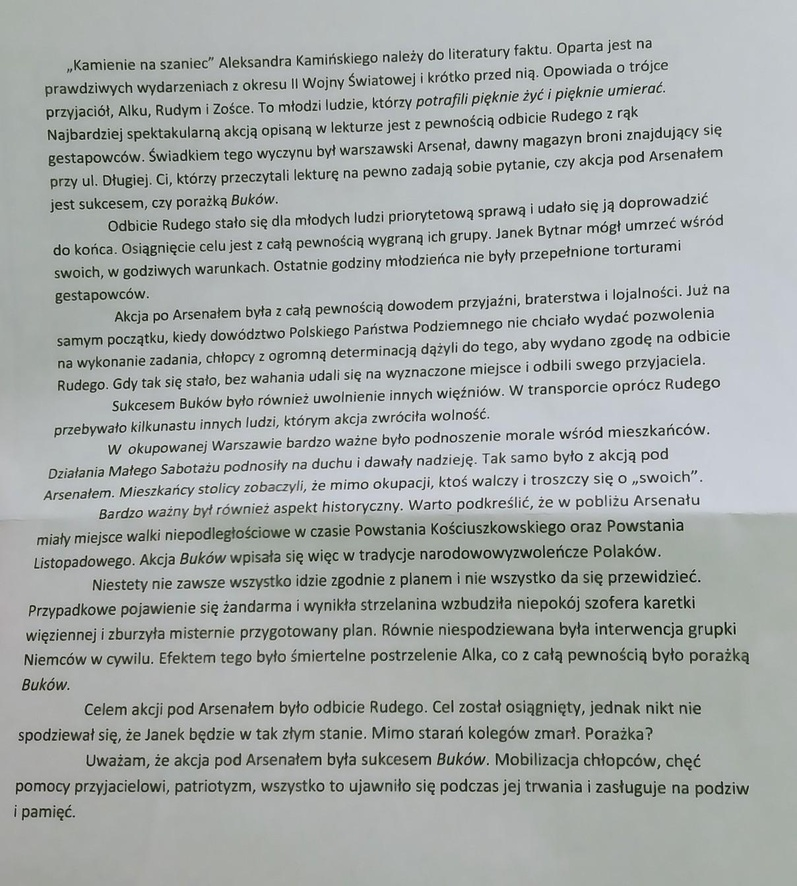
#> input picture ai-path/document-scanner/out/image2.jpg, 797 x 886 px, shrunk from 1208 x 1343 before the run
$ jupyter execute --allow-errors calculating-average-seg.ipynb
#> lines starting #> are read from the running program, lines starting #| are printed output that depends on the picture; after the words box and inside, x2 and y2 are one past the last pixel; in counts of white or black regions, pixels touching at a corner belong together
[cell 1]
import sys
sys.path.insert(1, "/mnt/c/Users/PC/Desktop/wikolego-repository/ai-path/projects/image-to-black-white/src")

[cell 2]
import os
from PIL import Image


# Sciezki folderow
folder_zrodlowy = "../data"
folder_docelowy = "../out"


# Tworzenie folderu docelowego, jesli nie istnieje
if not os.path.exists(folder_docelowy):
    os.makedirs(folder_docelowy)


# Lista rozszerzen plikow do konwersji
rozszerzenia = [".jpg", ".jpeg", ".png"]


# Petla po plikach w folderze zrodlowym
#> (the rest of this cell did not finish here and is left out)

[cell 3]
import cv2
import numpy as np
from matplotlib import pyplot as plt

nazwy_plikow = [
    # "../out/image1.jpg",
    "../out/image2.jpg",
    "../out/image3.jpg",
    "../out/image4.jpg",
    "../out/image5.jpg"
]

kernel1 = np.array([[-1,  -1, -1],
                   [-1,  8,  -1],
                   [-1, -1,  -1]])

kernel2 = np.array([[1,  0, -1],
                    [0,  0,  0],
                    [-1, 0,  1]])


columns = 4
rows = 1

fig = plt.figure(figsize=(16, 8))

images = []

index = 1
for nazwa_pliku in nazwy_plikow:
    if not os.path.exists(nazwa_pliku):
        print("plik", nazwa_pliku, "nie istnieje")
        continue

    img = cv2.imread(nazwa_pliku)
#> img is the input picture: shape (886, 797, 3); mean B, G, R 169.3, 170.9, 166.4
    img = cv2.cvtColor(img, cv2.COLOR_BGR2GRAY)
#> img: shape (886, 797)
#> pass 3 of the loop `for nazwa_pliku in nazwy_plikow:`:
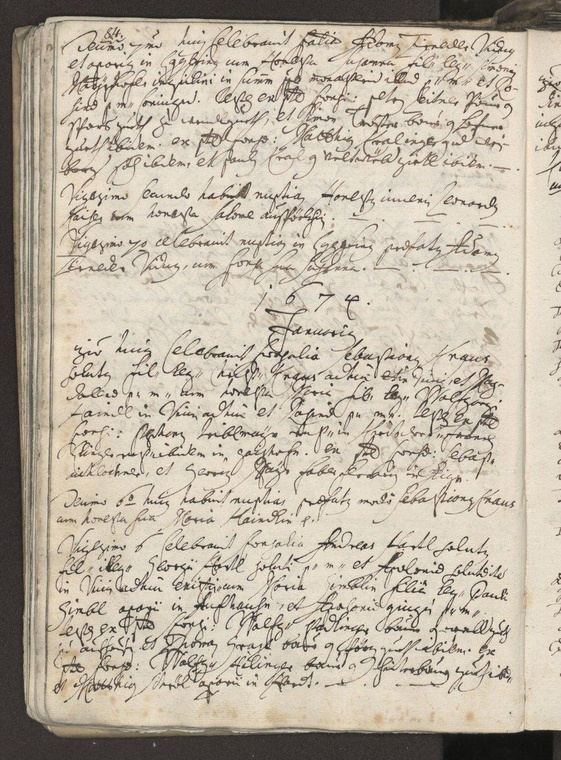
#> input picture ai-path/document-scanner/out/image4.jpg, 561 x 760 px, shrunk from 850 x 1152 before the run
#> img is the input picture: shape (760, 561, 3); mean B, G, R 164.9, 180.2, 190.3
#> `img = cv2.cvtColor(img, cv2.COLOR_BGR2GRAY)`:
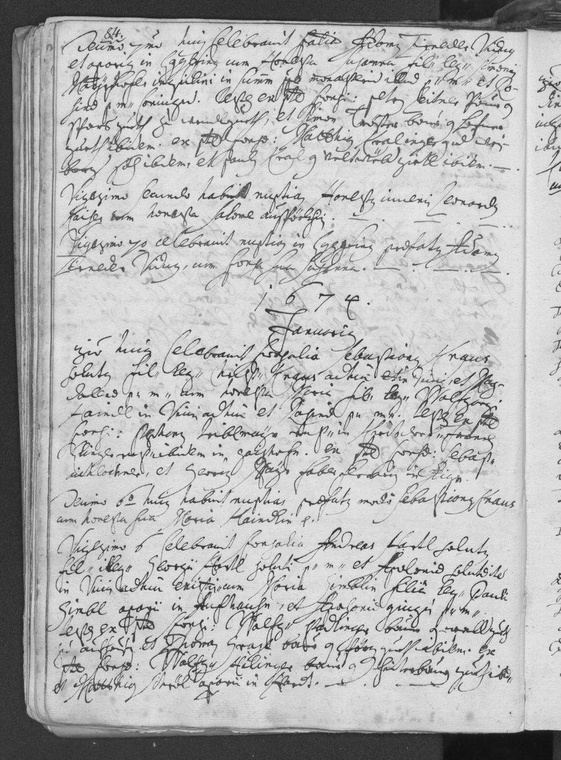
#> img: shape (760, 561); min 11, max 245, mean 181.5
#> the loop made 4 passes; the first 3 are shown
    # img = cv2.filter2D(img, -1, kernel1)

    images.append(img)

    fig.add_subplot(rows, columns, index)
    plt.axis('off')
    plt.imshow(img, cmap=plt.get_cmap('gray'))

    index += 1

plt.show()
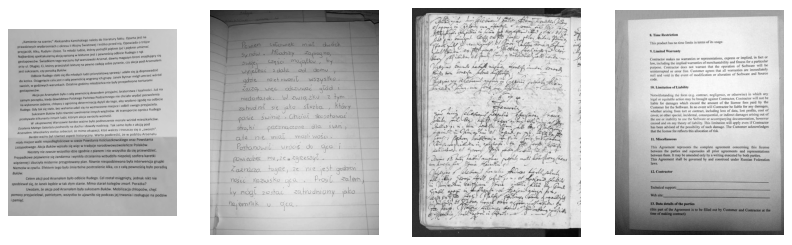
#> figure drawn by matplotlib, 4 panels


# plt.imshow(img, cmap=plt.get_cmap('gray'))

[cell 4]
columns = 4
rows = 1

prog = 127
index = 1
# print(len(images))

fig = plt.figure(figsize=(16, 8))

images_cp = [img.copy() for img in images]

for img in images_cp:
    # histogram = cv2.calcHist([img], [0], None, [256], [0, 256])

    height, width = img.shape
    for r in range(height):
        for c in range(width):
            if img[r, c] <= prog:
                img[r, c] = 0
            else:
                img[r, c] = 255

    fig.add_subplot(rows, columns, index)
    plt.axis('off')
    plt.imshow(img, cmap=plt.get_cmap('gray'))

    index += 1

plt.show()
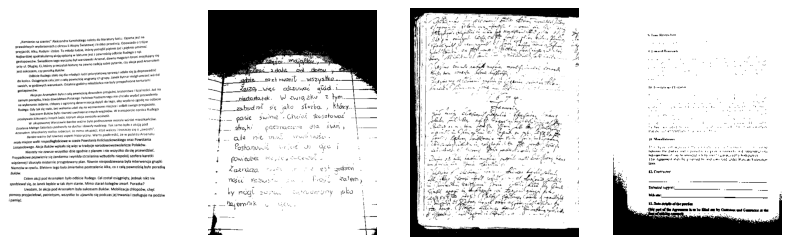
#> figure drawn by matplotlib, 4 panels

[cell 5]
import matplotlib.gridspec as gridspec

image = images[2].copy()
image_height, image_width = image.shape
#> image_height = 760; image_width = 561
higher_value = max(image_height, image_width)
#> higher_value = 760

rows = 10         # related with height
columns = 6      # related with width

fig = plt.figure(figsize=(8 * image_width / higher_value, 8 * image_height / higher_value))
gs = gridspec.GridSpec(rows, columns, figure=fig, wspace=0.3, hspace=0.3)

# image_parts = []
# avg_values = []

print("image sizes")
print(image_width, "-", image_height)
#| 561 - 760
print("_________________")

for r in range(rows):
    r_begin = r * image_height // rows
    r_end = (r + 1) * image_height // rows - 1

    for c in range(columns):
        c_begin = c * image_width // columns
        c_end = (c + 1) * image_width // columns - 1

        image_part = image[r_begin:(r_end + 1), c_begin:(c_end + 1)]

        # print(r_begin, "-", r_end)
        # print(c_begin, "-", c_end)
        # print("_________________")

        el = fig.add_subplot(gs[r, c])
        el.axis('off')
        el.imshow(image_part)
        # [13 lines of commented-out code are left out]

plt.show()
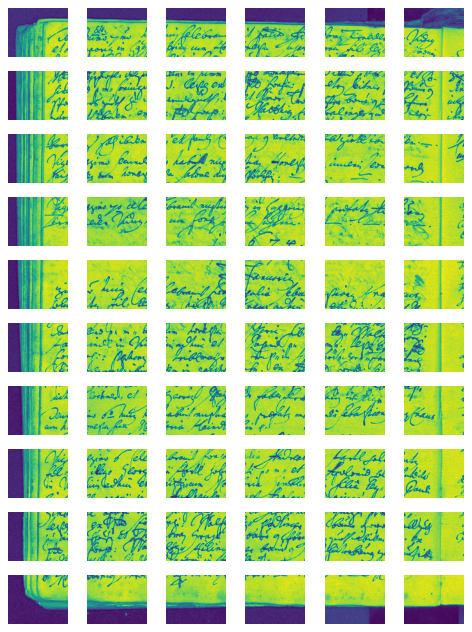
#> figure drawn by matplotlib, 60 panels

[cell 6]
# fig = plt.figure(figsize=(8 * image_width / higher_value, 8 * image_height / higher_value))
fig = plt.figure(figsize=(16, 8))
gs = gridspec.GridSpec(1, 4, figure=fig, wspace=0.3, hspace=0.3)

# print("image sizes")
# print(image_width, "-", image_height)
# print("_________________")

basic_prog = (255 + 0) / 2

image_part_index = 0

def changeImagePart1(image_part, image_rows, image_columns, prog):
    # print(image_part, "-", image_rows, ",", image_columns, ",", prog)
    for r in range(image_rows):
        for c in range(image_columns):
            if (image_part[r, c] <= prog):
                image_part[r, c] = 0
            else:
                image_part[r, c] = 255
    return image_part

def editImage(image, rows, columns):
    image_height, image_width = image.shape

    basic_prog = (255 + 0) / 2
    image_part_index = 0

    for r in range(rows):
        r_begin = r * image_height // rows
        r_end = (r + 1) * image_height // rows - 1

        for c in range(columns):
            c_begin = c * image_width // columns
            c_end = (c + 1) * image_width // columns - 1

            image_part = image[r_begin:(r_end + 1), c_begin:(c_end + 1)]
            image_part_avg = np.average(image_part)
            prog = image_part_avg * 0.825

            image_part = changeImagePart1(image_part, r_end - r_begin + 1, c_end - c_begin + 1, prog)

            # [4 lines of commented-out code are left out]

            image_part_index += 1


new_images = []

for i, img in enumerate(images):
    img_cp = img.copy()
    editImage(img_cp, 32, 32)
    new_images.append(img_cp)
    fig.add_subplot(gs[0, i])
    plt.axis('off')
    plt.imshow(img_cp, cmap=plt.get_cmap('gray'))
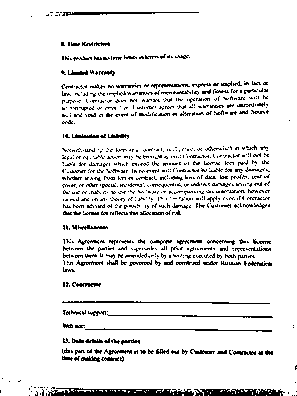
#> img_cp: shape (396, 297); 91.3% white; black in thin lines or dots

plt.show()
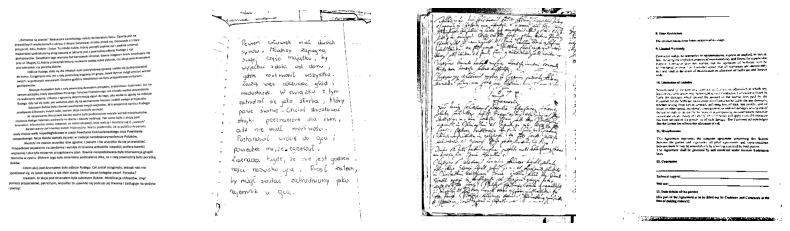
#> figure drawn by matplotlib, 4 panels

[cell 7]
for i, x in enumerate(new_images):
    print(f"saving {i}th image")
    cv2.imwrite(f"../out1/image{i}.jpg", x)
#> this loop made 4 passes
#> pass 1, `cv2.imwrite(f"../out1/image{i}.jpg", x)`:
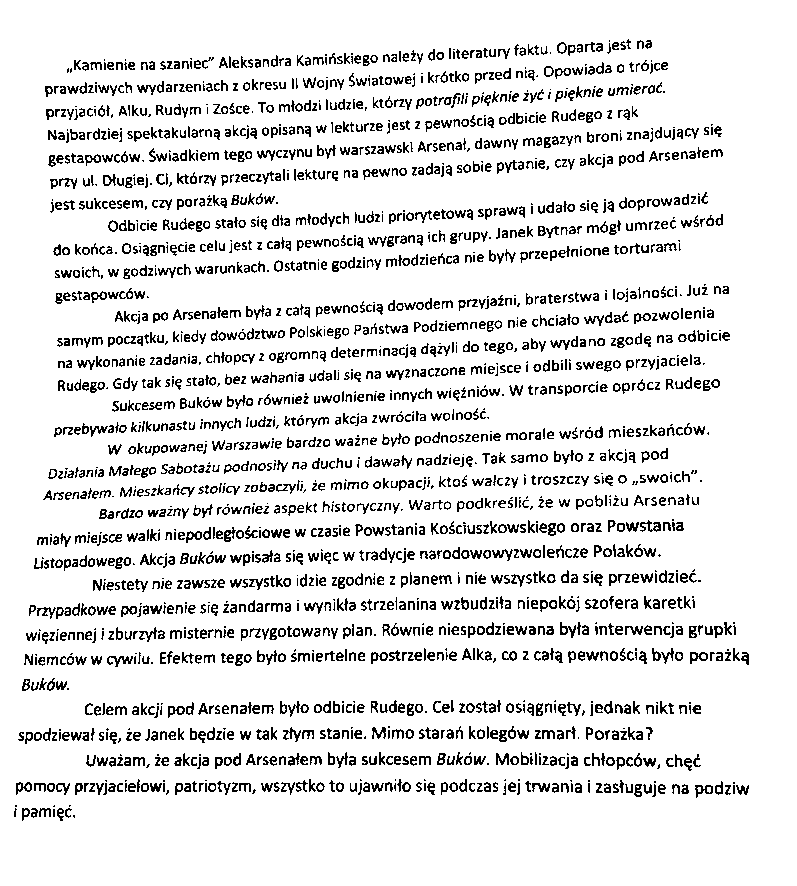
#> saved as image0.jpg: shape (886, 797); 88.9% white; black in thin lines or dots, all inside (x1, y1, x2, y2) = (14, 39, 749, 821)
#> pass 2, `cv2.imwrite(f"../out1/image{i}.jpg", x)`:
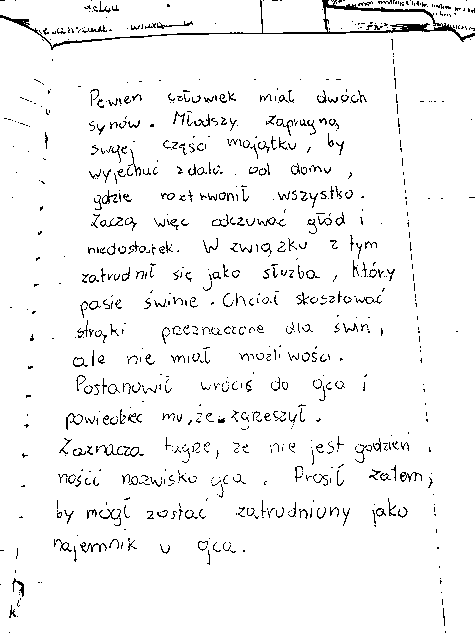
#> saved as image1.jpg: shape (633, 475); 95.7% white; black in thin lines or dots
